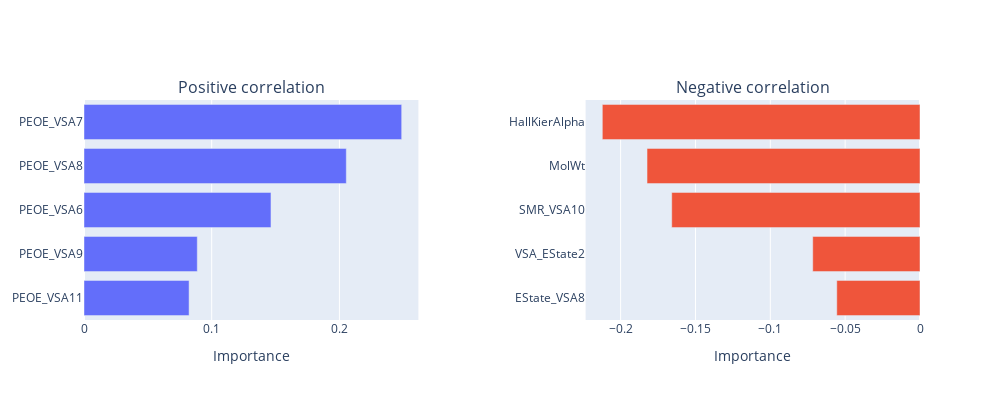

The code cell stored with this chart in its notebook:
### Code cell
fig = make_subplots(rows=1, cols=2,horizontal_spacing=0.2, subplot_titles =['Positive correlation','Negative correlation'])

fig.add_trace(
    go.Bar(x=feature_plus['Importance'], y=feature_plus['Feature'], orientation='h'),
    row=1, col=1
)
fig.update_xaxes(title='Importance',row=1,col=1)
fig.update_yaxes(categoryorder = 'total ascending', row=1,col=1)

fig.add_trace(
    go.Bar(x=feature_down['Importance'], y=feature_down['Feature'], orientation='h'),
    row=1, col=2
)
fig.update_xaxes(title='Importance',row=1,col=2)
fig.update_yaxes(categoryorder = 'total descending', row=1,col=2)

fig.update_layout(height=400, width=1000)
fig.update_layout(showlegend=False)
fig.show()

### Figure 1 — Plotly figure (JSON) as saved in the notebook; plotly's stock layout.template omitted (floating-point values rounded to 4 significant figures)
{"data": [{"orientation": "h", "type": "bar", "x": [0.2488, 0.2054, 0.1464, 0.0887, 0.08229], "xaxis": "x", "y": ["PEOE_VSA7", "PEOE_VSA8", "PEOE_VSA6", "PEOE_VSA9", "PEOE_VSA11"], "yaxis": "y"}, {"orientation": "h", "type": "bar", "x": [-0.2122, -0.1824, -0.1659, -0.07166, -0.0556], "xaxis": "x2", "y": ["HallKierAlpha", "MolWt", "SMR_VSA10", "VSA_EState2", "EState_VSA8"], "yaxis": "y2"}], "layout": {"annotations": [{"font": {"size": 16}, "showarrow": false, "text": "Positive correlation", "x": 0.2, "xanchor": "center", "xref": "paper", "y": 1, "yanchor": "bottom", "yref": "paper"}, {"font": {"size": 16}, "showarrow": false, "text": "Negative correlation", "x": 0.8, "xanchor": "center", "xref": "paper", "y": 1, "yanchor": "bottom", "yref": "paper"}], "height": 400, "showlegend": false, "width": 1000, "xaxis": {"anchor": "y", "domain": [0, 0.4], "title": {"text": "Importance"}}, "xaxis2": {"anchor": "y2", "domain": [0.6, 1], "title": {"text": "Importance"}}, "yaxis": {"anchor": "x", "categoryorder": "total ascending", "domain": [0, 1]}, "yaxis2": {"anchor": "x2", "categoryorder": "total descending", "domain": [0, 1]}}}
